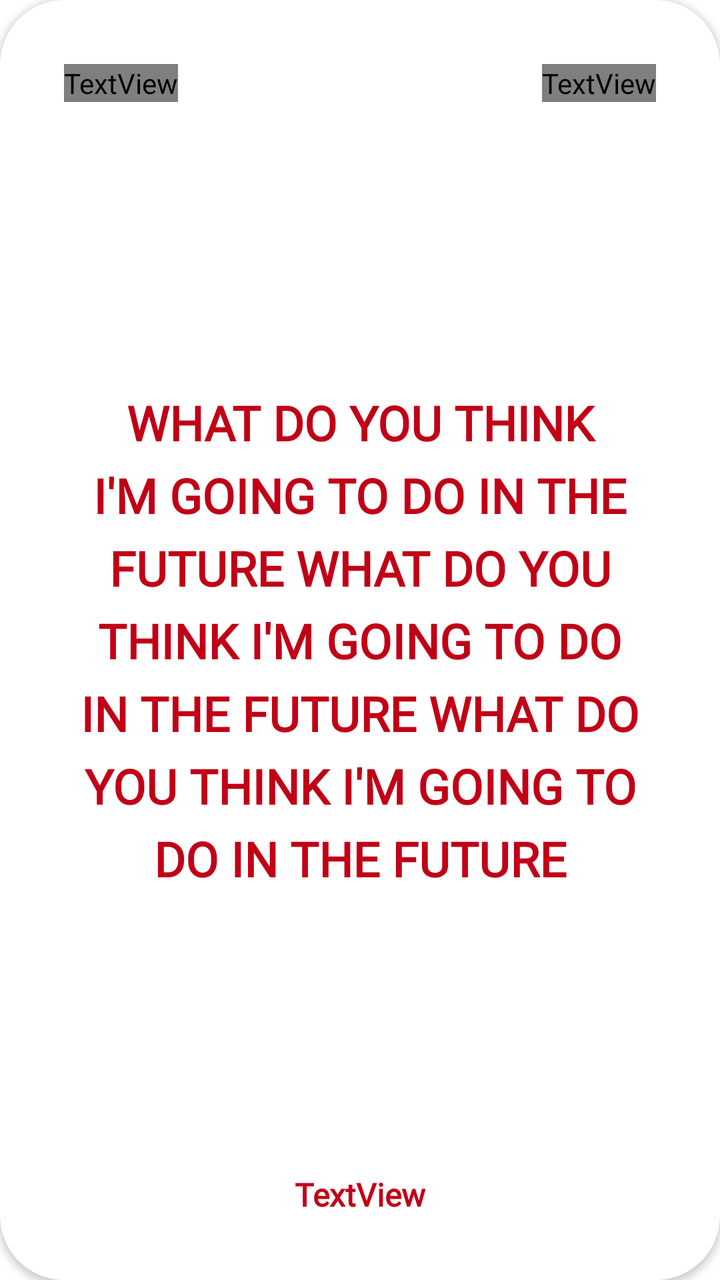
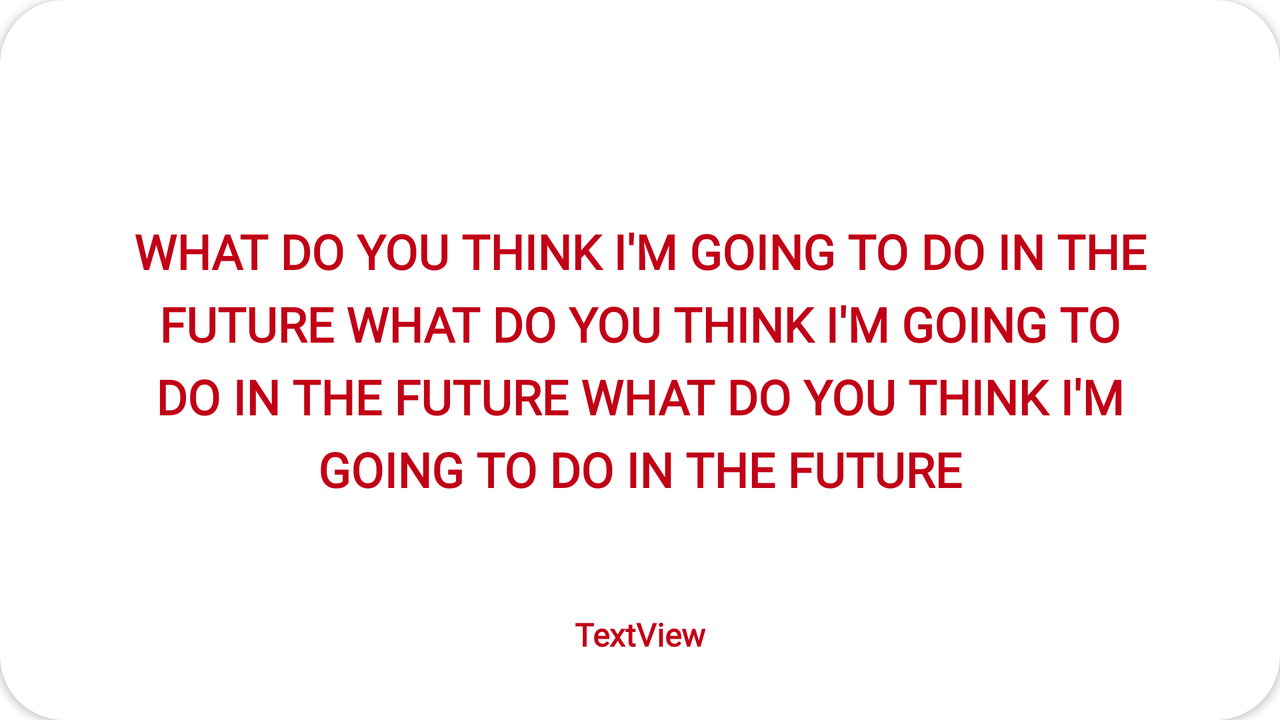

Two renders of one Android screen. The first uses the default layout on a phone; the second uses the alternative layout the repository ships for a different screen configuration, on a matching device. The two XML files are below.
<!-- AndroidManifest.xml: application theme Theme.NotReallyStrangers -->
<!-- res/layout/card.xml -->
<?xml version="1.0" encoding="utf-8"?>
<androidx.cardview.widget.CardView xmlns:android="http://schemas.android.com/apk/res/android"
    xmlns:app="http://schemas.android.com/apk/res-auto"
    android:layout_width="match_parent"
    android:layout_height="match_parent"
    app:cardCornerRadius="32dp">

    <androidx.constraintlayout.widget.ConstraintLayout
        android:layout_width="match_parent"
        android:layout_height="match_parent">

        <TextView
            android:id="@+id/cardBodyTextView"
            android:layout_width="0dp"
            android:layout_height="wrap_content"
            android:layout_marginStart="32dp"
            android:layout_marginTop="64dp"
            android:layout_marginEnd="32dp"
            android:layout_marginBottom="64dp"
            android:fontFamily="@font/helvetica_family"
            android:lineSpacingExtra="8sp"
            android:text="WHAT DO YOU THINK I'M GOING TO DO IN THE FUTURE WHAT DO YOU THINK I'M GOING TO DO IN THE FUTURE WHAT DO YOU THINK I'M GOING TO DO IN THE FUTURE"
            android:textAlignment="center"
            android:textColor="@color/red"
            android:textSize="24sp"
            android:textStyle="bold"
            android:theme="@style/Theme.NotReallyStrangers"
            android:typeface="sans"
            app:layout_constraintBottom_toBottomOf="parent"
            app:layout_constraintEnd_toEndOf="parent"
            app:layout_constraintStart_toStartOf="parent"
            app:layout_constraintTop_toTopOf="parent" />

        <TextView
            android:id="@+id/cardExpansionTextView"
            android:layout_width="wrap_content"
            android:layout_height="wrap_content"
            android:layout_marginStart="32dp"
            android:layout_marginEnd="32dp"
            android:layout_marginBottom="32dp"
            android:fontFamily="@font/helvetica_family"
            android:text="TextView"
            android:textColor="@color/red"
            android:textSize="16sp"
            android:textStyle="bold"
            android:typeface="sans"
            app:layout_constraintBottom_toBottomOf="parent"
            app:layout_constraintEnd_toEndOf="parent"
            app:layout_constraintStart_toStartOf="parent" />

        <TextView
            android:id="@+id/cardLevelTextView"
            android:layout_width="wrap_content"
            android:layout_height="wrap_content"
            android:layout_marginStart="32dp"
            android:layout_marginTop="32dp"
            android:fontFamily="@font/helvetica_family"
            android:text="Level 1"
            android:textColor="@color/subtext"
            android:textSize="16sp"
            android:textStyle="bold"
            android:typeface="sans"
            app:layout_constraintStart_toStartOf="parent"
            app:layout_constraintTop_toTopOf="parent" />

        <TextView
            android:id="@+id/cardQuestionNumberTextView"
            android:layout_width="wrap_content"
            android:layout_height="wrap_content"
            android:layout_marginTop="32dp"
            android:layout_marginEnd="32dp"
            android:fontFamily="@font/helvetica_family"
            android:text="1"
            android:textColor="@color/subtext"
            android:textSize="16sp"
            android:textStyle="bold"
            android:typeface="sans"
            app:layout_constraintEnd_toEndOf="parent"
            app:layout_constraintTop_toTopOf="parent" />

    </androidx.constraintlayout.widget.ConstraintLayout>

</androidx.cardview.widget.CardView>
<!-- resources referenced by this layout -->
<resources>
  <color name="red">#C10016</color>
  <!-- from res/values-v23/ -->
  <style name="Theme.NotReallyStrangers" parent="Theme.MaterialComponents.DayNight.NoActionBar">
          
          <item name="colorPrimary">@color/purple_500</item>
          <item name="colorPrimaryVariant">@color/purple_700</item>
          <item name="colorOnPrimary">@color/white</item>
          <item name="android:statusBarColor">@color/white</item>
          <item name="android:windowLightStatusBar">true</item>
  
          
          <item name="colorSecondary">@color/red</item>
          <item name="colorSecondaryVariant">@color/blue_500</item>
          <item name="colorOnSecondary">@color/black</item>
          
  
          
      </style>
  <color name="purple_500">#FF6200EE</color>
  <color name="purple_700">#FF3700B3</color>
  <color name="white">#FFFFFFFF</color>
  <color name="black">#FF000000</color>
</resources>
<!-- res/layout-land/card.xml (the repository's variant of the layout above) -->
<!-- drawn on the phone turned sideways -->
<?xml version="1.0" encoding="utf-8"?>
<androidx.cardview.widget.CardView xmlns:android="http://schemas.android.com/apk/res/android"
    xmlns:app="http://schemas.android.com/apk/res-auto"
    android:layout_width="match_parent"
    android:layout_height="match_parent"
    app:cardCornerRadius="32dp">

    <androidx.constraintlayout.widget.ConstraintLayout
        android:layout_width="match_parent"
        android:layout_height="match_parent">

        <TextView
            android:id="@+id/cardBodyTextView"
            android:layout_width="0dp"
            android:layout_height="wrap_content"
            android:layout_marginStart="64dp"
            android:layout_marginTop="64dp"
            android:layout_marginEnd="64dp"
            android:layout_marginBottom="64dp"
            android:fontFamily="@font/helvetica_family"
            android:lineSpacingExtra="8sp"
            android:text="WHAT DO YOU THINK I'M GOING TO DO IN THE FUTURE WHAT DO YOU THINK I'M GOING TO DO IN THE FUTURE WHAT DO YOU THINK I'M GOING TO DO IN THE FUTURE"
            android:textAlignment="center"
            android:textColor="@color/red"
            android:textSize="24sp"
            android:textStyle="bold"
            android:typeface="sans"
            app:layout_constraintBottom_toBottomOf="parent"
            app:layout_constraintEnd_toEndOf="parent"
            app:layout_constraintStart_toStartOf="parent"
            app:layout_constraintTop_toTopOf="parent" />

        <TextView
            android:id="@+id/cardExpansionTextView"
            android:layout_width="wrap_content"
            android:layout_height="wrap_content"
            android:layout_marginStart="32dp"
            android:layout_marginEnd="32dp"
            android:layout_marginBottom="32dp"
            android:fontFamily="@font/helvetica_family"
            android:text="TextView"
            android:textColor="@color/red"
            android:textSize="16sp"
            android:textStyle="bold"
            android:typeface="sans"
            app:layout_constraintBottom_toBottomOf="parent"
            app:layout_constraintEnd_toEndOf="parent"
            app:layout_constraintStart_toStartOf="parent" />
    </androidx.constraintlayout.widget.ConstraintLayout>

</androidx.cardview.widget.CardView>
